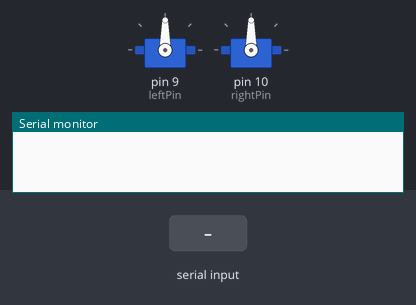
Recording of a sketch running on a simulated Arduino Uno, built with avr-gcc and run on an emulated ATmega328P. Parts: 2 × servo, the last lines printed to the serial monitor. The test bench sets the inputs (shaded band).

Above: at 1.2 s.
1.3 s: "U" received over the second serial link
At 2.3 s:
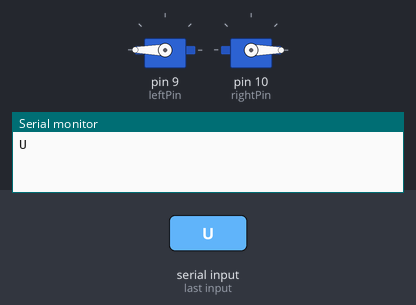
2.8 s: "D" received over the second serial link
At 3.4 s:
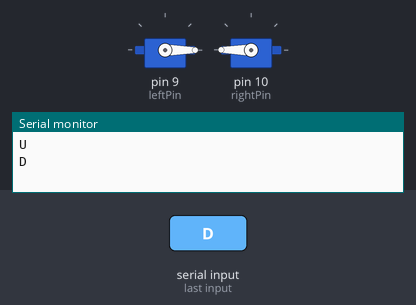
4.3 s: "R" received over the second serial link
At 4.6 s:
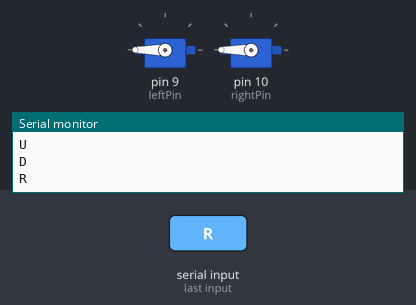
5.8 s: "L" received over the second serial link
At 6.9 s:
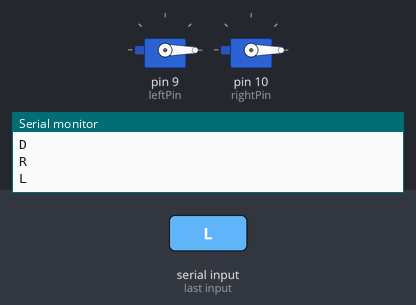
Timing chart, 0 to 8.3 s (numbered marks = the images above; inputs shaded):
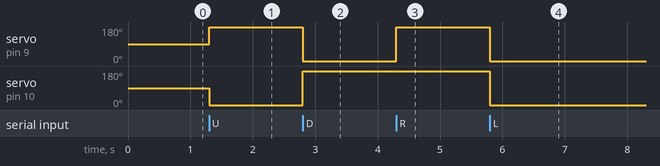

The sketch:

Controller.ino
```cpp
#include <Servo.h>                        // Include the <Servo.h> libary, which is specifically designed
#include <SoftwareSerial.h>

const int leftPin = 9;
Servo servoL;
const int rightPin = 10;
Servo servoR;

SoftwareSerial mySerial(0, 1);

// Setup function
void setup() {

  servoL.attach(leftPin);
  servoR.attach(rightPin);

  mySerial.begin(9600);
  Serial.begin(9600);
}

String readFromModule() {
  String msg = "";

  while(mySerial.available()) {
    int c = mySerial.read();
    msg += (char) c;
  }

  return msg;
}

// Main function (executed continuously)
void loop() {

  String msg;
  msg = readFromModule();

  while (msg.length() > 0) {
    char m = msg.charAt(0);
    msg.remove(0, 1);

    Serial.println(m);

    if(m == 'U') {
      servoL.write(180);
      servoR.write(0);
    } else if (m == 'u') {
      servoL.write(90);
      servoR.write(90);
    } else if( m == 'D') {
      servoL.write(0);
      servoR.write(180);
    } else if (m == 'd') {
      servoL.write(90);
      servoR.write(90);
    } else if( m == 'R') {
      servoL.write(180);
      servoR.write(180);
    } else if (m == 'r') {
      servoL.write(90);
      servoR.write(90);
    } else if( m == 'L') {
      servoL.write(0);
      servoR.write(0);
    } else if (m == 'l') {
      servoL.write(90);
      servoR.write(90);
    } else if (m == 'M') {

    } else if (m == 'm') {

    } else {
      servoL.write(90);
      servoR.write(90);
    }
  }
}
```

Measured:
- after the input at 1.3 s, servo on pin 9 (leftPin): 90° → 180° at once; servo on pin 10 (rightPin): 90° → 0° at once
- after the input at 2.8 s, servo on pin 9 (leftPin): 180° → 0° at once; servo on pin 10 (rightPin): 0° → 180° at once
- after the input at 4.3 s, servo on pin 9 (leftPin): 0° → 180° at once
- after the input at 5.8 s, servo on pin 9 (leftPin), servo on pin 10 (rightPin): 180° → 0° at once
